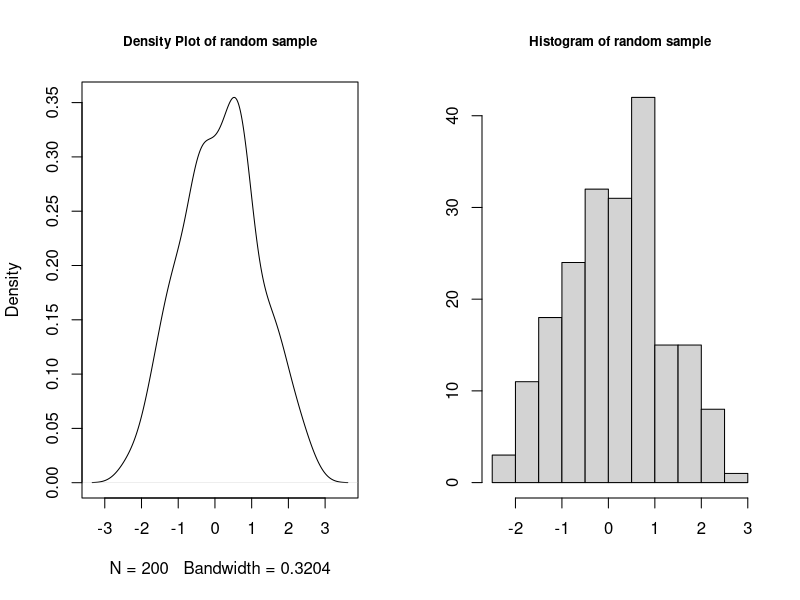
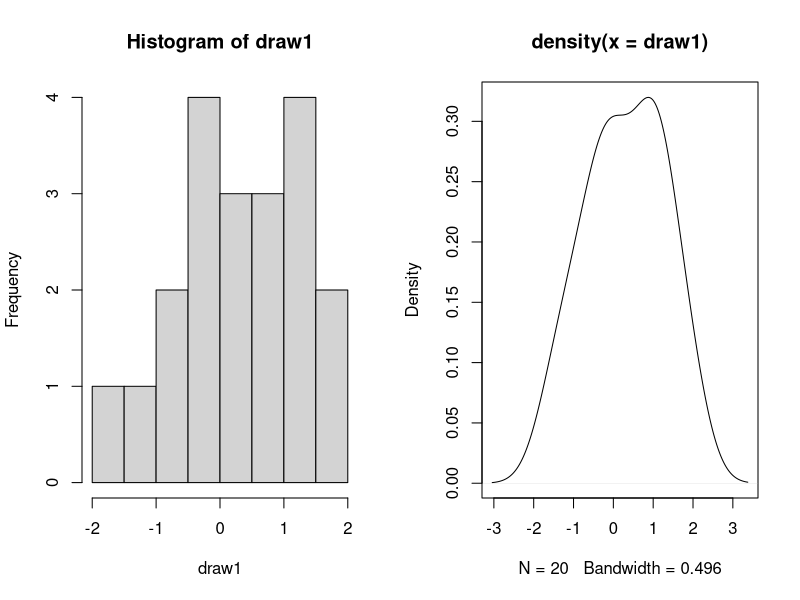
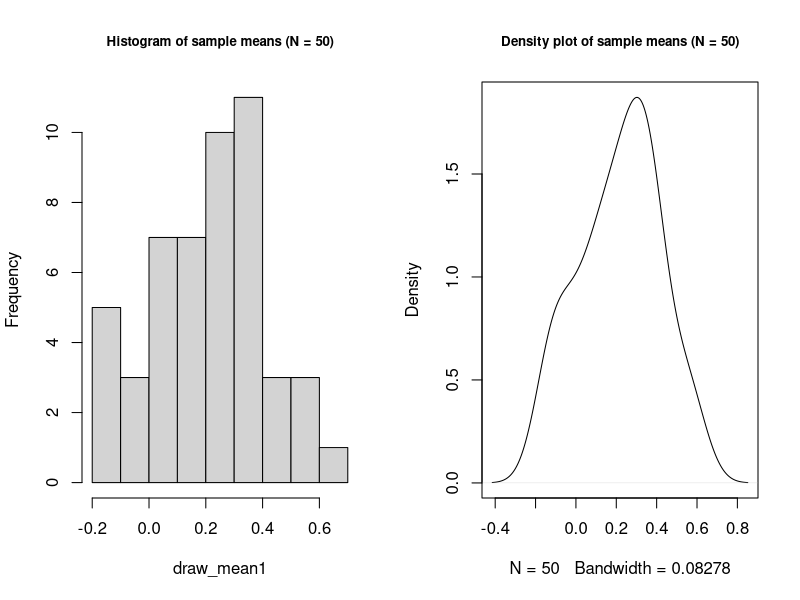
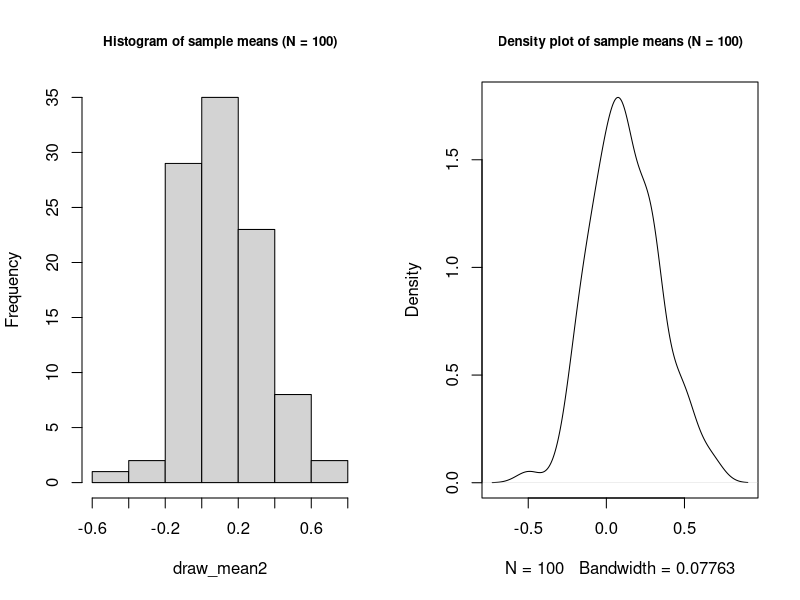
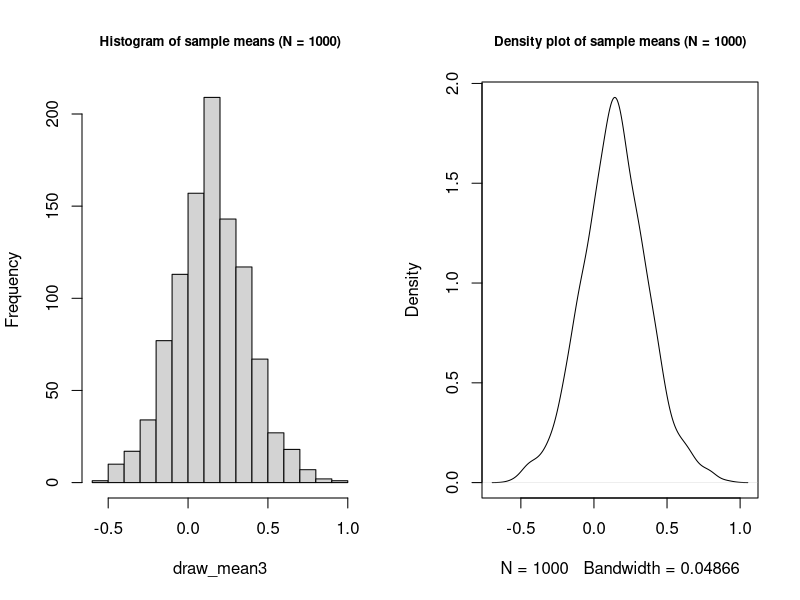
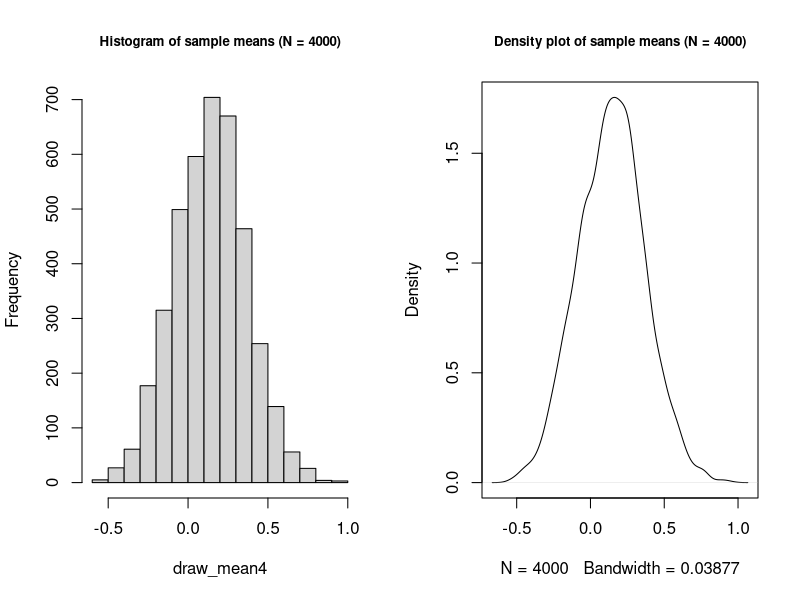
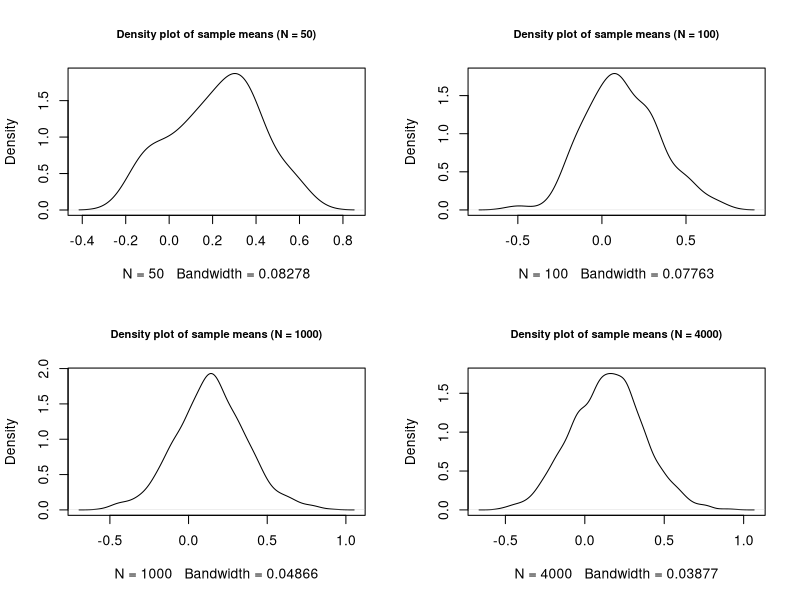
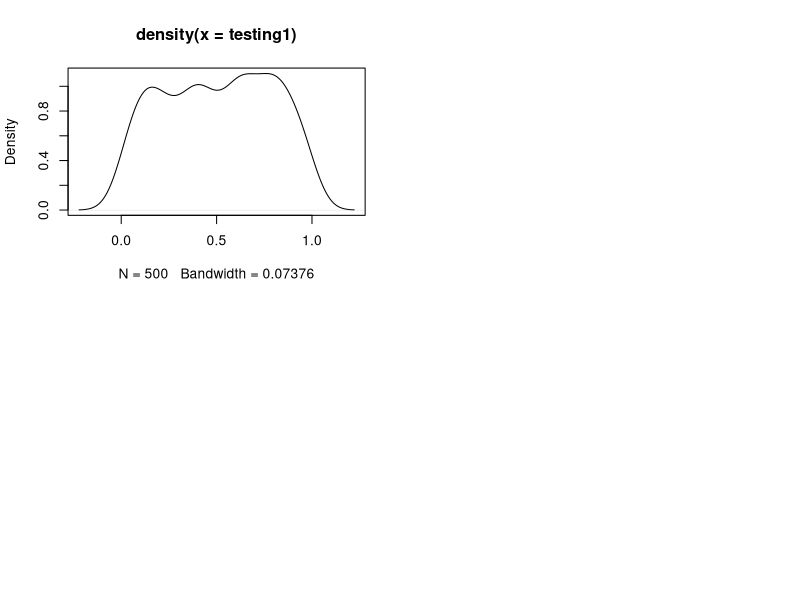

The R script that drew these images, in order:
## ---- chunk 1
knitr::opts_chunk$set(echo = TRUE)
## ---- chunk 2
# Set seed allows for reproducible results and for the document to produce the exact sample numbers and samples 
set.seed(12345)  

# A sample of 200 observations from a normal distribution with mean = 0 and sd = 1. 
dat1 <- rnorm(200, 0, 1)

# We can visualize our data using the R functions plot(), density(), and hist()
par(mfrow=c(1,2)) #This creates matrix of m rows by n columns to be able to plot more than one plot
plot(density(dat1), main="Density Plot of random sample", cex.main = 0.8) # Creates a density plot of the data
hist(dat1, main = "Histogram of random sample", ylab="", xlab="", cex.main = 0.8) # Creates a histogram of the data 
## ---- chunk 3
# Draw 20 observations and take the mean of the draw 

N <- 20 # Storing the number of observations
draw1 <- sample(dat1, N) # Randomly drawing from the above simulated data N number of times and storing it in draw1
mean(draw1) # Computes the mean of the draw
var(draw1)/sqrt(1) #

par(mfrow=c(1,2))
hist(draw1) # Plots a histogram of the draw
plot(density(draw1)) # Creates a density plot of the draw
## ---- chunk 4
N <- 20 # Set the size of sample
ITER <- 50 # Set the number of iterations

# Create empty vector of length ITER to store results 
draw_mean1 <- rep(NA, length=ITER)

# Creates a loop to draw 20 observations from the original sample (dat1), takes the mean of the 20 observations, and stores the mean and iterates over the loop ITER times (in this case 50 times)
for (i in 1:ITER){
  draw_mean1[i] <- mean(sample(dat1, N))
}

mean(draw_mean1)

par(mfrow=c(1,2))
hist(draw_mean1, main="Histogram of sample means (N = 50)", cex.main = 0.8) # Plots a histogram of the sample means
plot(density(draw_mean1), main = "Density plot of sample means (N = 50)", cex.main = 0.8) # Creates a density plot of the sample means 
## ---- chunk 5
N <- 20 # Set the size of sample
ITER <- 100 # Set the number of iterations

# Create empty vector of length ITER to store results 
draw_mean2 <- rep(NA, length=ITER)

# Creates a loop to draw 20 observations from the original sample (dat1), takes the mean of the 20 observations, and stores the mean and iterates over the loop ITER times (in this case 100 times)
for (i in 1:ITER){
  draw_mean2[i] <- mean(sample(dat1, N))
}

mean(draw_mean2)

par(mfrow=c(1,2))
hist(draw_mean2, main="Histogram of sample means (N = 100)", cex.main = 0.8) # Plots a histogram of the sample means
plot(density(draw_mean2), main="Density plot of sample means (N = 100)", cex.main = 0.8) # Creates a density plot of the sample means 
## ---- chunk 6
N <- 20 # Set the size of sample
ITER <- 1000 # Set the number of iterations

# Create empty vector of length ITER to store results 
draw_mean3 <- rep(NA, length=ITER)

# Creates a loop to draw 20 observations from the original sample (dat1), takes the mean of the 20 observations, and stores the mean and iterates over the loop ITER times (in this case 1000 times)
for (i in 1:ITER){
  draw_mean3[i] <- mean(sample(dat1, N))
}

mean(draw_mean3)

par(mfrow=c(1,2))
hist(draw_mean3, main="Histogram of sample means (N = 1000)", cex.main = 0.8)# Plots a histogram of the sample means
plot(density(draw_mean3), main="Density plot of sample means (N = 1000)", cex.main = 0.8) # Creates a density plot of the sample means 
## ---- chunk 7
N <- 20 # Set the size of sample
ITER <- 4000 # Set the number of iterations

# Create empty vector of length ITER to store results 
draw_mean4 <- rep(NA, length=ITER)

# Creates a loop to draw 20 observations from the original sample (dat1), takes the mean of the 20 observations, and stores the mean and iterates over the loop ITER times (in this case 4000 times)
for (i in 1:ITER){
  draw_mean4[i] <- mean(sample(dat1, N))
}

mean(draw_mean4)

par(mfrow=c(1,2))
hist(draw_mean4, main="Histogram of sample means (N = 4000)", cex.main = 0.8) # Plots a histogram of the sample means
plot(density(draw_mean4), main="Density plot of sample means (N = 4000)", cex.main = 0.8) # Creates a density plot of the sample means 
## ---- chunk 8
par(mfrow=c(2,2))
plot(density(draw_mean1), main="Density plot of sample means (N = 50)", cex.main = 0.8)
plot(density(draw_mean2), main="Density plot of sample means (N = 100)", cex.main = 0.8)
plot(density(draw_mean3), main="Density plot of sample means (N = 1000)", cex.main = 0.8)
plot(density(draw_mean4), main="Density plot of sample means (N = 4000)", cex.main = 0.8)
## ---- chunk 9
testing1 <- runif(500, 0, 1)
plot(density(testing1))
